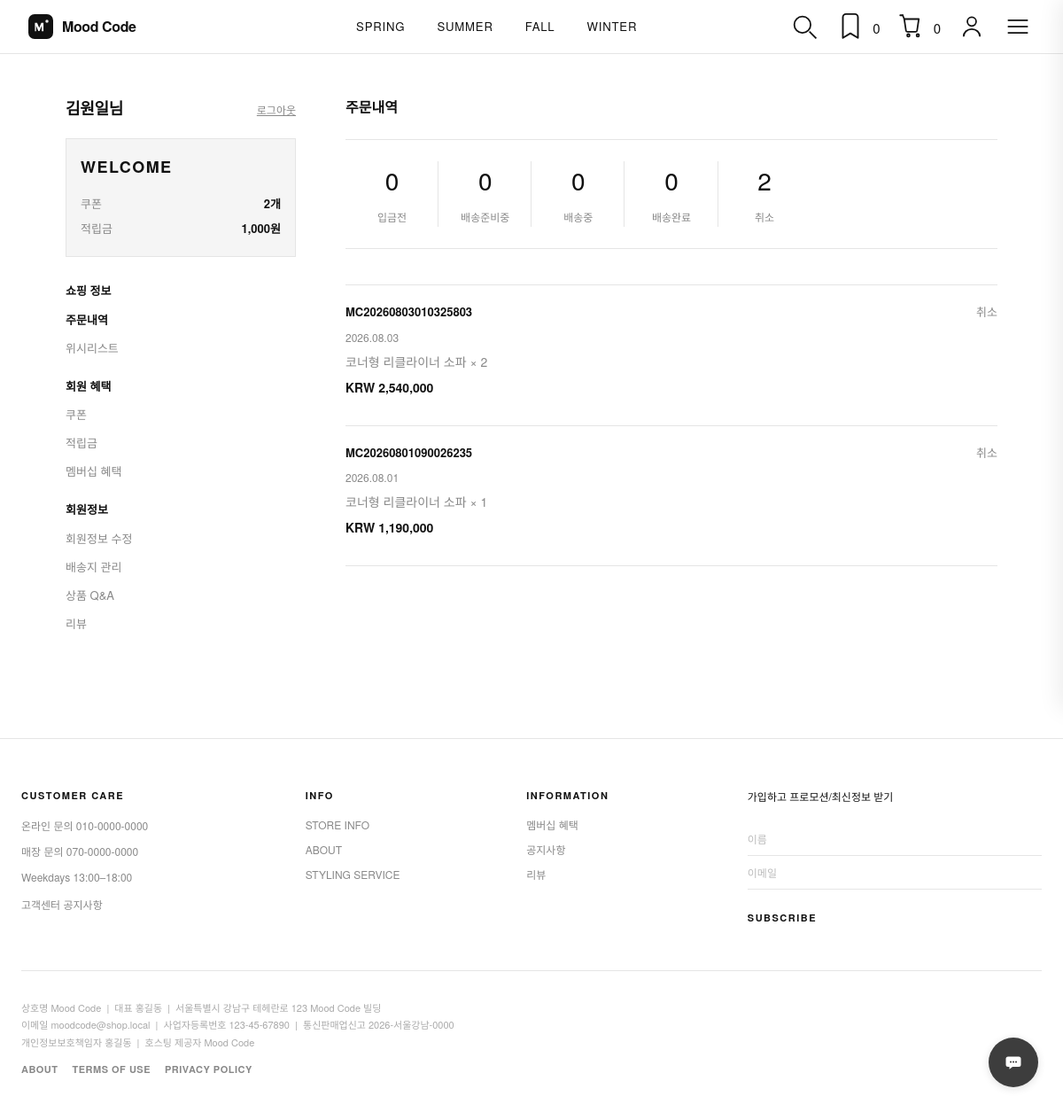
/mypage (signed in), run on an earlier commit of the app's database.
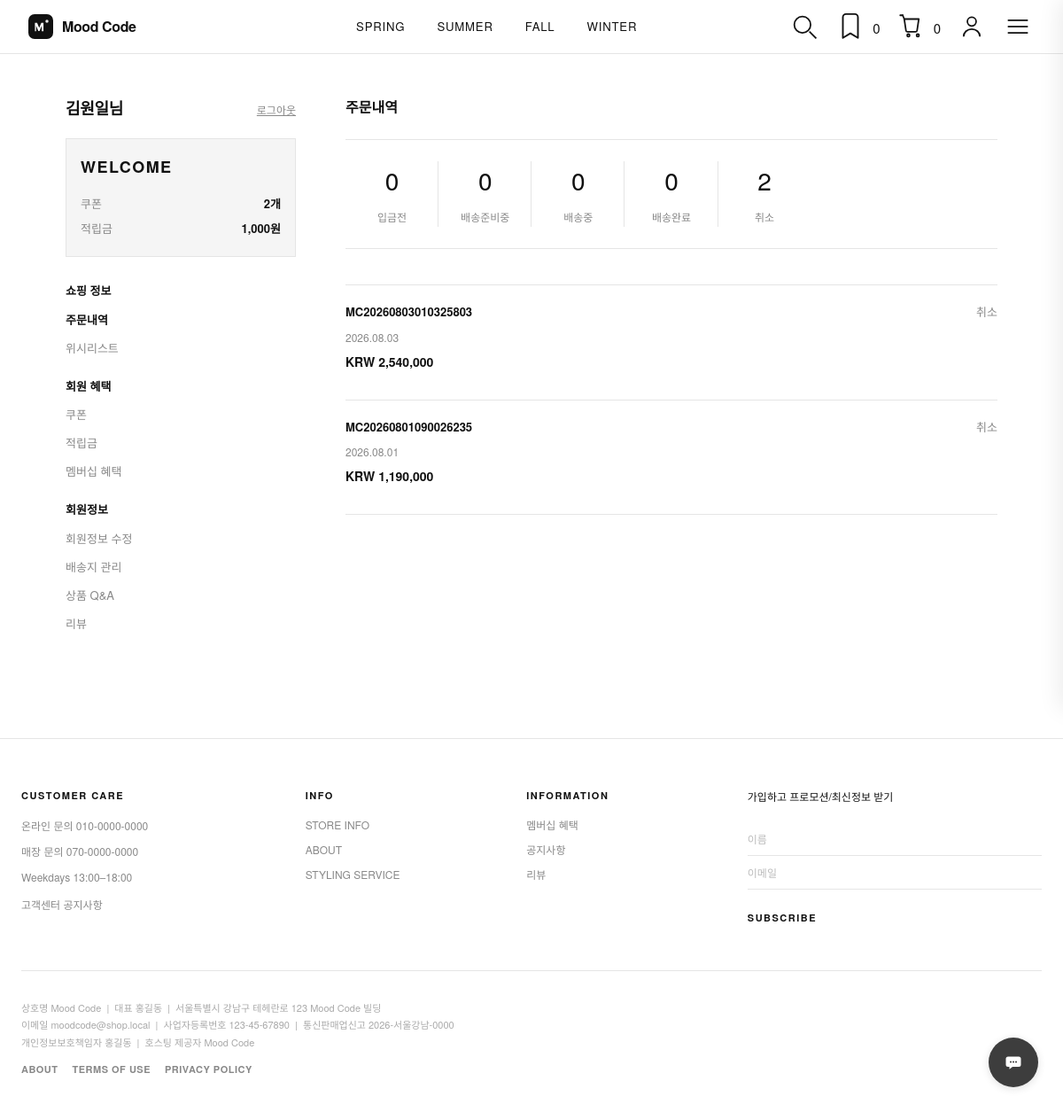
And on a later commit of the database.
### models/user.py (models this page shows, shortened)
class User(UserMixin, db.Model):
    __tablename__ = "users"
    id = db.Column(db.Integer, primary_key=True)
    email = db.Column(db.String(120), unique=True, nullable=False, index=True)
    username = db.Column(db.String(80), unique=True, nullable=False, index=True)
    full_name = db.Column(db.String(80))
    birth_year = db.Column(db.Integer)
    birth_month = db.Column(db.Integer)
    birth_day = db.Column(db.Integer)
    calendar_type = db.Column(db.String(10), default="solar")
    region = db.Column(db.String(40))
    agree_sms = db.Column(db.Boolean, default=False, nullable=False)
    agree_email = db.Column(db.Boolean, default=False, nullable=False)
    auth_provider = db.Column(db.String(20))
    auth_provider_id = db.Column(db.String(128), index=True)
    password_hash = db.Column(db.String(256), nullable=False)
    phone = db.Column(db.String(20))
    address = db.Column(db.String(255))
    is_admin = db.Column(db.Boolean, default=False, nullable=False)
    is_active = db.Column(db.Boolean, default=True, nullable=False)
    created_at = db.Column(db.DateTime, default=datetime.utcnow, nullable=False)
    updated_at = db.Column(
        db.DateTime, default=datetime.utcnow, onupdate=datetime.utcnow, nullable=False
    )
    cart_items = db.relationship("CartItem", back_populates="user", cascade="all, delete-orphan")
    orders = db.relationship("Order", back_populates="user", cascade="all, delete-orphan")
    wishlist_items = db.relationship(
        "WishlistItem", back_populates="user", cascade="all, delete-orphan"
    )
    user_coupons = db.relationship(
        "UserCoupon", back_populates="user", cascade="all, delete-orphan"
    )
    point_entries = db.relationship(
        "PointLedger", back_populates="user", cascade="all, delete-orphan"
    )
    reviews = db.relationship("Review", back_populates="user", cascade="all, delete-orphan")
    product_questions = db.relationship(
        "ProductQuestion", back_populates="user", cascade="all, delete-orphan"
    )
    customer_inquiries = db.relationship(
        "CustomerInquiry", back_populates="user", cascade="all, delete-orphan"
    )

### models/order.py (models this page shows, shortened)
class Order(db.Model):
    __tablename__ = "orders"
    id = db.Column(db.Integer, primary_key=True)
    user_id = db.Column(db.Integer, db.ForeignKey("users.id"), nullable=False, index=True)
    order_number = db.Column(db.String(30), unique=True, nullable=False, index=True)
    status = db.Column(db.String(20), default=OrderStatus.PENDING, nullable=False)
    product_total = db.Column(db.Integer, nullable=False, default=0)
    shipping_fee = db.Column(db.Integer, nullable=False, default=0)
    coupon_discount = db.Column(db.Integer, nullable=False, default=0)
    point_used = db.Column(db.Integer, nullable=False, default=0)
    user_coupon_id = db.Column(db.Integer, db.ForeignKey("user_coupons.id"))
    total_amount = db.Column(db.Integer, nullable=False)
    payment_key = db.Column(db.String(200))
    payment_method = db.Column(db.String(40))
    paid_at = db.Column(db.DateTime)
    recipient_name = db.Column(db.String(80), nullable=False)
    recipient_phone = db.Column(db.String(20), nullable=False)
    shipping_address = db.Column(db.String(255), nullable=False)
    shipping_memo = db.Column(db.String(255))
    created_at = db.Column(db.DateTime, default=datetime.utcnow, nullable=False)
    updated_at = db.Column(
        db.DateTime, default=datetime.utcnow, onupdate=datetime.utcnow, nullable=False
    )
    user = db.relationship("User", back_populates="orders")
    items = db.relationship(
        "OrderItem", back_populates="order", cascade="all, delete-orphan", lazy="joined"
    )
    applied_coupon = db.relationship(
        "UserCoupon",
        foreign_keys=[user_coupon_id],
    )
    point_entries = db.relationship("PointLedger", back_populates="order", lazy="dynamic")
    @property
    def status_label(self) -> str:
        return OrderStatus.LABELS.get(self.status, self.status)
    @property
    def can_cancel(self) -> bool:
        return self.status in {
            OrderStatus.PENDING,
            OrderStatus.PAID,
            OrderStatus.PREPARING,
        }

class OrderItem(db.Model):
    __tablename__ = "order_items"
    id = db.Column(db.Integer, primary_key=True)
    order_id = db.Column(db.Integer, db.ForeignKey("orders.id"), nullable=False, index=True)
    product_id = db.Column(db.Integer, db.ForeignKey("products.id"), nullable=False)
    product_name = db.Column(db.String(200), nullable=False)
    unit_price = db.Column(db.Integer, nullable=False)
    quantity = db.Column(db.Integer, nullable=False)
    subtotal = db.Column(db.Integer, nullable=False)
    order = db.relationship("Order", back_populates="items")
    product = db.relationship("Product", back_populates="order_items")
    review = db.relationship("Review", back_populates="order_item", uselist=False)

### routes/mypage.py (the view)
@mypage_bp.route("/mypage")
@login_required
def index():
    if blocked := _block_guest():
        return blocked
    orders = get_all_orders(current_user.id)
    return _render("mypage/index.html", "orders", orders=orders)

### templates/mypage/index.html (shortened to what this page needs)
{% extends "mypage/layout.html" %}
{% block mypage_content %}
<h2 class="mypage__section-title">주문내역</h2>
<div class="mypage__status-board" role="list">
  <div class="mypage__status-item" role="listitem">
    <strong>{{ summary.status_counts.unpaid }}</strong>
    <span>입금전</span>
  </div>
  <div class="mypage__status-item" role="listitem">
    <strong>{{ summary.status_counts.preparing }}</strong>
    <span>배송준비중</span>
  </div>
  <div class="mypage__status-item" role="listitem">
    <strong>{{ summary.status_counts.shipping }}</strong>
    <span>배송중</span>
  </div>
  <div class="mypage__status-item" role="listitem">
    <strong>{{ summary.status_counts.delivered }}</strong>
    <span>배송완료</span>
  </div>
  <div class="mypage__status-item" role="listitem">
    <strong>{{ summary.status_counts.cancelled }}</strong>
    <span>취소</span>
  </div>
</div>
{% if orders %}
<ul class="mypage__orders">
  {% for order in orders %}
  <li class="mypage__order">
    <div class="mypage__order-head">
      <a href="{{ url_for('mypage.order_detail', order_number=order.order_number) }}" class="mypage__order-no">{{ order.order_number }}</a>
      <span class="mypage__order-status">{{ order.status_label }}</span>
    </div>
    <p class="mypage__order-date">{{ order.created_at.strftime('%Y.%m.%d') }}</p>
    <ul class="mypage__order-items">
      {% for item in order.items %}
      <li>{{ item.product_name }} × {{ item.quantity }}</li>
      {% endfor %}
    </ul>
    <p class="mypage__order-total">KRW {{ order.total_amount | currency }}</p>
  </li>
  {% endfor %}
</ul>
{% else %}
<p class="mypage__empty">주문 내역이 없습니다.</p>
{% endif %}
{% endblock %}

### templates/mypage/layout.html (shortened to what this page needs)
{% extends "base.html" %}
{% block extra_css %}
<link rel="stylesheet" href="{{ url_for('static', filename='css/mypage.css') }}">
<link rel="stylesheet" href="{{ url_for('static', filename='css/auth.css') }}">
{% endblock %}
{% block content %}
<section class="mypage">
  <div class="container mypage__container">
    {% include "mypage/_sidebar.html" %}
    <div class="mypage__main">
      {% block mypage_content %}{% endblock %}
    </div>
  </div>
</section>
{% endblock %}

### templates/base.html (shortened to what this page needs)
<!DOCTYPE html>
<html lang="ko">
<head>
  <link rel="stylesheet" href="{{ url_for('static', filename='css/base.css') }}?v=20260803f">
  <link rel="stylesheet" href="{{ url_for('static', filename='css/cart.css') }}">
  <link rel="stylesheet" href="{{ url_for('static', filename='css/inquiry-modal.css') }}?v=20260801a">
  {% block extra_css %}{% endblock %}
</head>
<body class="{% if not current_user.is_authenticated %}has-header-promo {% endif %}{% block body_class %}{% endblock %}"
  data-user-logged-in="{{ 'true' if current_user.is_authenticated else 'false' }}"
  data-login-url="{{ url_for('auth.login') }}" data-register-url="{{ url_for('auth.register') }}">
  <header class="site-header" id="site-header">
    <div class="header-inner">
      <a href="{{ url_for('main.index') }}" class="logo" aria-label="Mood Code 홈">
        <img class="logo__icon" src="{{ url_for('static', filename='images/mood-code-icon.svg') }}" width="28"
          height="28" alt="">
        <span class="logo__stack">
          <span class="logo__text">Mood Code</span>
        </span>
      </a>
      <nav class="main-nav" aria-label="Season menu">
        {% for item in season_nav %}
        {% if item.mode == 'filter' %}
        <a href="{{ item.href }}" {% if item.is_active %} class="is-active" aria-current="true" {% endif %}>{{
          item.label }}</a>
        {% else %}
        <a href="{{ item.href }}" data-scroll-target="{{ item.scroll_target }}" >{{ item.label }}</a>
        {% endif %}
        {% endfor %}
      </nav>
      <div class="header-utils">
        <button type="button" class="util-btn search-toggle" id="search-toggle" aria-label="검색" aria-expanded="false"
          aria-controls="search-panel">
          <svg class="util-btn__icon" viewBox="0 0 24 24" fill="none" stroke="currentColor" stroke-width="1.25"
            aria-hidden="true">
            <circle cx="10.5" cy="10.5" r="6.5" />
            <path d="M16 16l5.5 5.5" />
          </svg>
        </button>
        <a href="{% if current_user.is_authenticated %}{{ url_for('mypage.wishlist') }}{% else %}{{ url_for('auth.login', next=url_for('mypage.wishlist')) }}{% endif %}"
          class="util-btn util-wishlist{% if wishlist_count %} has-items{% endif %}"
          aria-label="위시리스트 {{ wishlist_count }}개">
          <span class="util-wishlist__count" aria-hidden="true">{{ wishlist_count }}</span>
        </a>
        <button type="button" class="util-btn util-cart" id="cart-toggle" aria-label="장바구니 {{ cart_count }}개"
          aria-expanded="false" aria-controls="cart-drawer">
          <span class="util-cart__count" aria-hidden="true">{{ cart_count }}</span>
        </button>
        <a href="{% if current_user.is_authenticated %}{{ url_for('mypage.index') }}{% else %}{{ url_for('auth.login') }}{% endif %}"
          class="util-btn"
          aria-label="{% if current_user.is_authenticated %}{{ current_user.full_name or current_user.username }}님 마이페이지{% else %}로그인{% endif %}">
          <svg class="util-btn__icon" viewBox="0 0 24 24" fill="none" stroke="currentColor" stroke-width="1.25"
            aria-hidden="true">
            <circle cx="12" cy="8" r="3.5" />
            <path d="M5.5 20c0-3.5 2.9-6 6.5-6s6.5 2.5 6.5 6" />
          </svg>
        </a>
        <button type="button" class="util-btn menu-toggle" aria-label="메뉴 열기" aria-expanded="false"
          aria-controls="side-menu">
          <svg class="util-btn__icon" viewBox="0 0 24 24" fill="none" stroke="currentColor" stroke-width="1.25"
            aria-hidden="true">
            <path d="M4 7h16" />
            <path d="M4 12h16" />
            <path d="M4 17h16" />
          </svg>
        </button>
      </div>
    </div>
  </header>
  <main class="site-main">
    {% block content %}{% endblock %}
  </main>
  <footer class="site-footer">
    <div class="container">
      <div class="footer-top">
        <div class="footer-col">
          <h4 class="footer-col__title">CUSTOMER CARE</h4>
          <ul class="footer-col__list footer-col__list--plain">
            <li>온라인 문의 010-0000-0000</li>
            <li>매장 문의 070-0000-0000</li>
            <li>Weekdays 13:00–18:00</li>
          </ul>
          <a href="{{ url_for('support.center') }}" class="footer-col__link">고객센터</a>
          <a href="{{ url_for('support.notice_list') }}" class="footer-col__link">공지사항</a>
        </div>
        <div class="footer-col">
          <h4 class="footer-col__title">INFO</h4>
          <ul class="footer-col__list">
            <li><a href="#">STORE INFO</a></li>
            <li><a href="#">ABOUT</a></li>
            <li><a href="#">STYLING SERVICE</a></li>
          </ul>
        </div>
        <div class="footer-col">
          <h4 class="footer-col__title">INFORMATION</h4>
          <ul class="footer-col__list">
            <li><a href="#">멤버십 혜택</a></li>
            <li><a href="{{ url_for('support.notice_list') }}">공지사항</a></li>
            <li><a href="#">리뷰</a></li>
          </ul>
        </div>
        <div class="footer-col footer-col--newsletter">
          <p class="footer-newsletter__title">가입하고 프로모션/최신정보 받기</p>
          <form class="footer-newsletter" id="footer-newsletter-form" action="#" method="post" novalidate>
            <input id="footer-name" class="footer-newsletter__input" type="text" name="name" placeholder="이름"
              autocomplete="name">
            <input id="footer-email" class="footer-newsletter__input" type="email" name="email" placeholder="이메일"
              autocomplete="email" required>
            <button type="submit" class="footer-newsletter__submit">SUBSCRIBE</button>
          </form>
        </div>
      </div>
      <div class="footer-bottom">
        <div class="footer-bottom__info">
          <p>
            상호명 Mood Code &nbsp;|&nbsp; 대표 홍길동 &nbsp;|&nbsp; 서울특별시 강남구 테헤란로 123 Mood Code 빌딩<br>
            이메일 moodcode@shop.local &nbsp;|&nbsp; 사업자등록번호 123-45-67890 &nbsp;|&nbsp; 통신판매업신고 2026-서울강남-0000<br>
            개인정보보호책임자 홍길동 &nbsp;|&nbsp; 호스팅 제공자 Mood Code
          </p>
          <div class="footer-bottom__links">
            <a href="#">ABOUT</a>
            <a href="#">TERMS OF USE</a>
            <a href="#">PRIVACY POLICY</a>
          </div>
        </div>
      </div>
    </div>
  </footer>
  <div class="floating-actions">
    <button type="button" class="float-btn float-btn--chat" id="chat-launcher-btn" aria-label="고객센터"
      data-chat-url="{{ url_for('support.center') }}">
    </button>
  </div>
</body>
</html>

### templates/mypage/_sidebar.html
<aside class="mypage__sidebar">
  <div class="mypage__profile-head">
    <h1 class="mypage__username">{{ summary.display_name }}님</h1>
    <a href="{{ url_for('auth.logout') }}" class="mypage__logout">로그아웃</a>
  </div>
  <div class="mypage__badge-box">
    <p class="mypage__tier">{{ summary.membership_label }}</p>
    <dl class="mypage__benefits">
      <div>
        <dt>쿠폰</dt>
        <dd>{{ summary.coupon_count }}개</dd>
      </div>
      <div>
        <dt>적립금</dt>
        <dd>{{ summary.point_balance | currency }}원</dd>
      </div>
    </dl>
  </div>
  <nav class="mypage__nav" aria-label="마이페이지 메뉴">
    <div class="mypage__nav-group">
      <p class="mypage__nav-title">쇼핑 정보</p>
      <ul>
        <li>
          <a href="{{ url_for('mypage.index') }}" class="{% if active_page == 'orders' %}is-active{% endif %}">주문내역</a>
        </li>
        <li>
          <a href="{{ url_for('mypage.wishlist') }}" class="{% if active_page == 'wishlist' %}is-active{% endif %}">위시리스트</a>
        </li>
      </ul>
    </div>
    <div class="mypage__nav-group">
      <p class="mypage__nav-title">회원 혜택</p>
      <ul>
        <li>
          <a href="{{ url_for('mypage.coupons') }}" class="{% if active_page == 'coupons' %}is-active{% endif %}">쿠폰</a>
        </li>
        <li>
          <a href="{{ url_for('mypage.points') }}" class="{% if active_page == 'points' %}is-active{% endif %}">적립금</a>
        </li>
        <li>
          <a href="{{ url_for('mypage.membership') }}" class="{% if active_page == 'membership' %}is-active{% endif %}">멤버십 혜택</a>
        </li>
      </ul>
    </div>
    <div class="mypage__nav-group">
      <p class="mypage__nav-title">회원정보</p>
      <ul>
        <li>
          <a href="{{ url_for('mypage.profile') }}" class="{% if active_page == 'profile' %}is-active{% endif %}">회원정보 수정</a>
        </li>
        <li>
          <a href="{{ url_for('mypage.addresses') }}" class="{% if active_page == 'addresses' %}is-active{% endif %}">배송지 관리</a>
        </li>
        <li>
          <a href="{{ url_for('mypage.qna') }}" class="{% if active_page == 'qna' %}is-active{% endif %}">상품 Q&amp;A</a>
        </li>
        <li>
          <a href="{{ url_for('mypage.reviews') }}" class="{% if active_page == 'reviews' %}is-active{% endif %}">리뷰</a>
        </li>
      </ul>
    </div>
  </nav>
</aside>

What changed in the data, as far as the page shows it:
removed OrderItem: product_name "코너형 리클라이너 소파", quantity "2", shown under Order "MC20260803010325803"
removed OrderItem: product_name "코너형 리클라이너 소파", quantity "1", shown under Order "MC20260801090026235"
